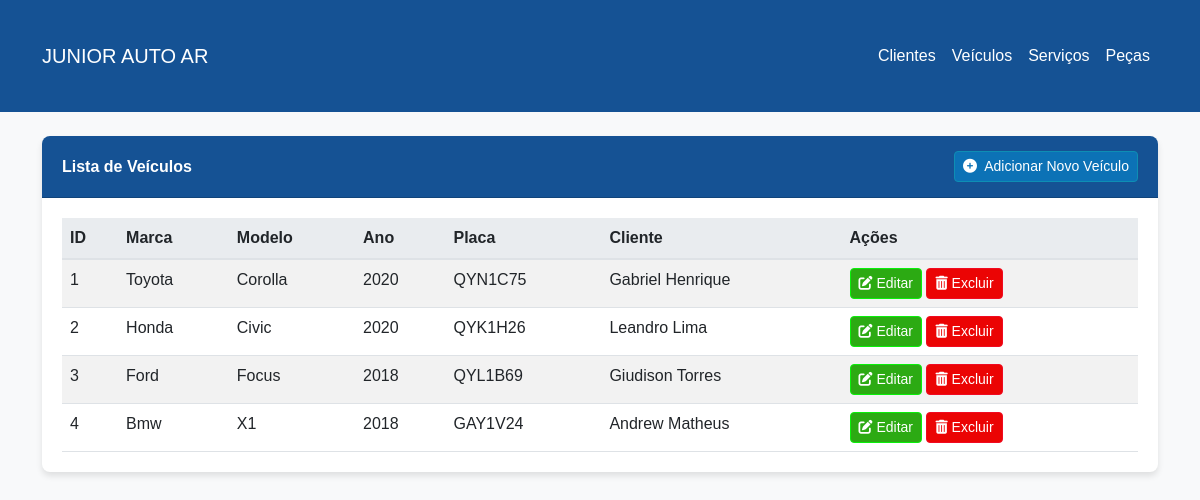
Page /vehicles on the committed database.
### models.py (models this page shows, shortened)
class Vehicle(Base):
    __tablename__ = 'vehicles'
    id = Column(Integer, primary_key=True)
    make = Column(String(50), nullable=False)
    model = Column(String(50), nullable=False)
    year = Column(Integer)
    license_plate = Column(String(20), unique=True)
    client_id = Column(Integer, ForeignKey('clients.id'))
    client = relationship("Client", back_populates="vehicles")
    services = relationship("Service", back_populates="vehicle", cascade="all, delete-orphan")

class Client(Base):
    __tablename__ = 'clients'
    id = Column(Integer, primary_key=True)
    name = Column(String(100), nullable=False)
    address = Column(String(200))
    phone = Column(String(20))
    email = Column(String(100))
    vehicles = relationship("Vehicle", back_populates="client", cascade="all, delete-orphan")

### app.py (the view)
@app.route('/vehicles')
def vehicles():
    session = db_manager.get_session()
    try:
        all_vehicles = session.query(Vehicle).options(joinedload(Vehicle.client)).all()
        return render_template('vehicles.html', vehicles=all_vehicles)
    finally:
        session.close()

### models.py (called while the page is built)
    def get_session(self):
        return self.Session()

### templates/vehicles.html (shortened to what this page needs)
{% extends "base.html" %}
{% block content %}
<div class="card">
    <div class="card-header d-flex justify-content-between align-items-center">
        <span>Lista de Veículos</span>
        <a href="{{ url_for('new_vehicle') }}" class="btn btn-info btn-sm">
            <i class="fas fa-plus-circle me-1"></i> Adicionar Novo Veículo
        </a>
    </div>
    <div class="card-body">
        {% if vehicles %}
        <div class="table-responsive">
            <table class="table table-striped table-hover">
                <thead>
                    <tr>
                        <th>ID</th>
                        <th>Marca</th>
                        <th>Modelo</th>
                        <th>Ano</th>
                        <th>Placa</th>
                        <th>Cliente</th>
                        <th>Ações</th>
                    </tr>
                </thead>
                <tbody>
                    {% for vehicle in vehicles %}
                    <tr>
                        <td>{{ vehicle.id }}</td>
                        <td>{{ vehicle.make }}</td>
                        <td>{{ vehicle.model }}</td>
                        <td>{{ vehicle.year }}</td>
                        <td>{{ vehicle.license_plate }}</td>
                        <td>{{ vehicle.client.name if vehicle.client else "N/A" }}</td>
                        <td>
                            <a href="{{ url_for('edit_vehicle', vehicle_id=vehicle.id) }}" class="btn btn-primary btn-sm">
                                <i class="fas fa-edit"></i> Editar
                            </a>
                            <form action="{{ url_for('delete_vehicle', vehicle_id=vehicle.id) }}" method="POST" style="display:inline;">
                                <button type="submit" class="btn btn-danger btn-sm" onclick="return confirm('Tem certeza que deseja excluir este veículo?');">
                                    <i class="fas fa-trash-alt"></i> Excluir
                                </button>
                            </form>
                        </td>
                    </tr>
                    {% endfor %}
                </tbody>
            </table>
        </div>
        {% else %}
        <p class="text-center">Nenhum veículo registrado ainda.</p>
        {% endif %}
    </div>
</div>
{% endblock %}

### templates/base.html (shortened to what this page needs)
<!DOCTYPE html>
<html lang="pt">
<head>
    <link href="https://cdn.jsdelivr.net/npm/bootstrap@5.3.0/dist/css/bootstrap.min.css" rel="stylesheet">
    <link rel="stylesheet" href="{{ url_for('static', filename='css/style.css') }}">
    <link rel="stylesheet" href="https://cdnjs.cloudflare.com/ajax/libs/font-awesome/6.0.0-beta3/css/all.min.css">
</head>
<body>
    <nav class="navbar navbar-expand-lg">
        <div class="container">
            <a class="navbar-brand" href="{{ url_for('index') }}">JUNIOR AUTO AR</a>
            <div class="collapse navbar-collapse" id="navbarNav">
                <ul class="navbar-nav ms-auto">
                    <li class="nav-item">
                        <a class="nav-link" href="{{ url_for('clients') }}">Clientes</a>
                    </li>
                    <li class="nav-item">
                        <a class="nav-link" href="{{ url_for('vehicles') }}">Veículos</a>
                    </li>
                    <li class="nav-item">
                        <a class="nav-link" href="{{ url_for('services') }}">Serviços</a>
                    </li>
                    <li class="nav-item">
                        <a class="nav-link" href="{{ url_for('parts') }}">Peças</a>
                    </li>
                </ul>
            </div>
        </div>
    </nav>
    <div class="container mt-4">
        {% block content %}{% endblock %}
    </div>
</body>
</html>

### static/css/style.css (style rules this page uses)
body { font-family: Arial, sans-serif; background-color: #f8f9fa; color: #343a40; }
.container { margin-top: 20px; margin-bottom: 20px; }
.navbar { background-color: #155294; padding: 1rem 0; }
.navbar-brand, .nav-link { color: #ffffff !important; }
.card { box-shadow: 0 4px 6px rgba(0, 0, 0, 0.1); margin-bottom: 20px; border: none; border-radius: 8px; }
.card-header { background-color: #155294; color: #ffffff; border-radius: 8px 8px 0 0 !important; padding: 15px 20px; font-weight: bold; display: flex; justify-content: space-between; align-items: center; }
.card-body { padding: 20px; }
.btn-primary { background-color: #2caa13; border-color: #0af00a; }
.btn-danger { background-color: #eb0404; border-color: #f10a21; }
.btn-info { background-color: #0c72b6; border-color: #0e8eb4; color: #ffffff; }
.table { margin-bottom: 0; }
.table thead th { border-bottom: 2px solid #dee2e6; background-color: #e9ecef; }
.table-striped tbody tr:nth-of-type(odd) { background-color: rgba(0, 123, 255, 0.05); }

### rows in the picture
Vehicle: id "1", make "Toyota", model "Corolla", year "2020", license_plate "QYN1C75", client "Gabriel Henrique"
Vehicle: id "2", make "Honda", model "Civic", year "2020", license_plate "QYK1H26", client "Leandro Lima"
Vehicle: id "3", make "Ford", model "Focus", year "2018", license_plate "QYL1B69", client "Giudison Torres"
Vehicle: id "4", make "Bmw", model "X1", year "2018", license_plate "GAY1V24", client "Andrew Matheus"
